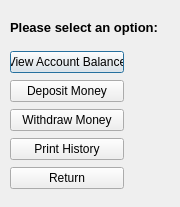
<?xml version="1.0" encoding="UTF-8"?>
<ui version="4.0">
 <class>BankAccountSelection</class>
 <widget class="QDialog" name="BankAccountSelection">
  <property name="geometry">
   <rect>
    <x>0</x>
    <y>0</y>
    <width>180</width>
    <height>207</height>
   </rect>
  </property>
  <property name="windowTitle">
   <string>Dialog</string>
  </property>
  <widget class="QLabel" name="label">
   <property name="geometry">
    <rect>
     <x>10</x>
     <y>20</y>
     <width>201</width>
     <height>16</height>
    </rect>
   </property>
   <property name="text">
    <string>&lt;html&gt;&lt;head/&gt;&lt;body&gt;&lt;p&gt;&lt;span style=&quot; font-size:10pt; font-weight:600;&quot;&gt;Please select an option:&lt;/span&gt;&lt;/p&gt;&lt;/body&gt;&lt;/html&gt;</string>
   </property>
  </widget>
  <widget class="QWidget" name="">
   <property name="geometry">
    <rect>
     <x>10</x>
     <y>50</y>
     <width>114</width>
     <height>141</height>
    </rect>
   </property>
   <layout class="QVBoxLayout" name="verticalLayout">
    <item>
     <widget class="QPushButton" name="view_account_balance_button">
      <property name="text">
       <string>View Account Balance</string>
      </property>
     </widget>
    </item>
    <item>
     <widget class="QPushButton" name="deposit_button">
      <property name="text">
       <string>Deposit Money</string>
      </property>
     </widget>
    </item>
    <item>
     <widget class="QPushButton" name="withdraw_button">
      <property name="text">
       <string>Withdraw Money</string>
      </property>
     </widget>
    </item>
    <item>
     <widget class="QPushButton" name="print_history_button">
      <property name="text">
       <string>Print History</string>
      </property>
     </widget>
    </item>
    <item>
     <widget class="QPushButton" name="bank_return_button">
      <property name="text">
       <string>Return</string>
      </property>
     </widget>
    </item>
   </layout>
  </widget>
 </widget>
 <resources/>
 <connections/>
</ui>
